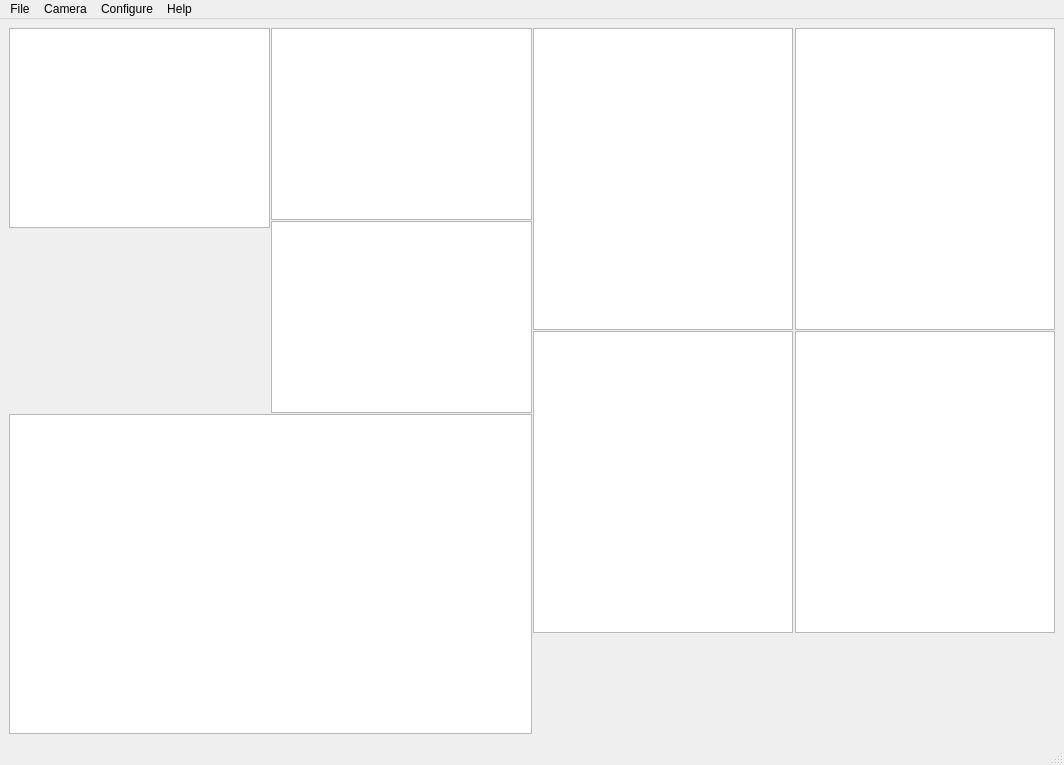
<?xml version="1.0" encoding="UTF-8"?>
<ui version="4.0">
 <class>MainWindow</class>
 <widget class="QMainWindow" name="MainWindow">
  <property name="geometry">
   <rect>
    <x>0</x>
    <y>0</y>
    <width>1064</width>
    <height>765</height>
   </rect>
  </property>
  <property name="windowTitle">
   <string>MainWindow</string>
  </property>
  <property name="unifiedTitleAndToolBarOnMac">
   <bool>true</bool>
  </property>
  <widget class="QWidget" name="centralwidget">
   <layout class="QHBoxLayout" name="horizontalLayout_5">
    <property name="spacing">
     <number>1</number>
    </property>
    <item>
     <layout class="QVBoxLayout" name="verticalLayout_4">
      <property name="spacing">
       <number>1</number>
      </property>
      <item>
       <layout class="QHBoxLayout" name="horizontalLayout_4">
        <property name="spacing">
         <number>1</number>
        </property>
        <item>
         <layout class="QVBoxLayout" name="verticalLayout_3">
          <item>
           <widget class="CameraPlotWidget" name="cameraPlot">
            <property name="minimumSize">
             <size>
              <width>250</width>
              <height>200</height>
             </size>
            </property>
           </widget>
          </item>
          <item>
           <spacer name="verticalSpacer">
            <property name="orientation">
             <enum>Qt::Vertical</enum>
            </property>
            <property name="sizeHint" stdset="0">
             <size>
              <width>20</width>
              <height>40</height>
             </size>
            </property>
           </spacer>
          </item>
         </layout>
        </item>
        <item>
         <layout class="QVBoxLayout" name="verticalLayout_2">
          <property name="spacing">
           <number>1</number>
          </property>
          <item>
           <widget class="Centroid1dPlotWidget" name="centroidXPlot">
            <property name="minimumSize">
             <size>
              <width>200</width>
              <height>150</height>
             </size>
            </property>
           </widget>
          </item>
          <item>
           <widget class="Centroid1dPlotWidget" name="centroidYPlot">
            <property name="minimumSize">
             <size>
              <width>200</width>
              <height>150</height>
             </size>
            </property>
           </widget>
          </item>
         </layout>
        </item>
       </layout>
      </item>
      <item>
       <widget class="CentroidScatterPlotWidget" name="scatterPlot">
        <property name="minimumSize">
         <size>
          <width>400</width>
          <height>300</height>
         </size>
        </property>
       </widget>
      </item>
     </layout>
    </item>
    <item>
     <layout class="QVBoxLayout" name="verticalLayout">
      <property name="spacing">
       <number>1</number>
      </property>
      <item>
       <layout class="QHBoxLayout" name="horizontalLayout_2">
        <property name="spacing">
         <number>2</number>
        </property>
        <item>
         <widget class="Psd1dPlotWidget" name="psd1dXPlot">
          <property name="minimumSize">
           <size>
            <width>250</width>
            <height>150</height>
           </size>
          </property>
         </widget>
        </item>
        <item>
         <widget class="Psd1dPlotWidget" name="psd1dYPlot">
          <property name="minimumSize">
           <size>
            <width>250</width>
            <height>150</height>
           </size>
          </property>
         </widget>
        </item>
       </layout>
      </item>
      <item>
       <layout class="QHBoxLayout" name="horizontalLayout">
        <property name="spacing">
         <number>2</number>
        </property>
        <item>
         <widget class="PsdWaterfallPlotWidget" name="psdWaterfallXPlot">
          <property name="minimumSize">
           <size>
            <width>250</width>
            <height>250</height>
           </size>
          </property>
         </widget>
        </item>
        <item>
         <widget class="PsdWaterfallPlotWidget" name="psdWaterfallYPlot">
          <property name="minimumSize">
           <size>
            <width>250</width>
            <height>250</height>
           </size>
          </property>
         </widget>
        </item>
       </layout>
      </item>
      <item>
       <layout class="QHBoxLayout" name="horizontalLayout_3">
        <property name="spacing">
         <number>2</number>
        </property>
        <item>
         <widget class="CameraControlWidget" name="cameraControl" native="true">
          <property name="minimumSize">
           <size>
            <width>0</width>
            <height>0</height>
           </size>
          </property>
          <property name="styleSheet">
           <string notr="true"/>
          </property>
         </widget>
        </item>
        <item>
         <widget class="CameraDataWidget" name="cameraData" native="true">
          <property name="minimumSize">
           <size>
            <width>100</width>
            <height>100</height>
           </size>
          </property>
          <property name="styleSheet">
           <string notr="true"/>
          </property>
         </widget>
        </item>
       </layout>
      </item>
     </layout>
    </item>
   </layout>
  </widget>
  <widget class="QMenuBar" name="menubar">
   <property name="geometry">
    <rect>
     <x>0</x>
     <y>0</y>
     <width>1064</width>
     <height>22</height>
    </rect>
   </property>
   <widget class="QMenu" name="menuFile">
    <property name="title">
     <string>File</string>
    </property>
    <addaction name="actionExit"/>
   </widget>
   <widget class="QMenu" name="menuHelp">
    <property name="title">
     <string>Help</string>
    </property>
    <addaction name="actionAbout"/>
   </widget>
   <widget class="QMenu" name="menuCamera">
    <property name="title">
     <string>Camera</string>
    </property>
   </widget>
   <widget class="QMenu" name="menuConfigure">
    <property name="title">
     <string>Configure</string>
    </property>
    <addaction name="actionCameraConfig"/>
    <addaction name="actionPlotsConfig"/>
    <addaction name="actionGeneralConfig"/>
   </widget>
   <addaction name="menuFile"/>
   <addaction name="menuCamera"/>
   <addaction name="menuConfigure"/>
   <addaction name="menuHelp"/>
  </widget>
  <widget class="QStatusBar" name="statusbar"/>
  <action name="actionExit">
   <property name="text">
    <string>Exit</string>
   </property>
   <property name="toolTip">
    <string>Exit the Program</string>
   </property>
   <property name="shortcut">
    <string>Meta+Q</string>
   </property>
  </action>
  <action name="actionAbout">
   <property name="text">
    <string>About</string>
   </property>
  </action>
  <action name="actionDummy">
   <property name="text">
    <string>Dummy</string>
   </property>
  </action>
  <action name="actionCameraConfig">
   <property name="text">
    <string>Camera</string>
   </property>
  </action>
  <action name="actionPlotsConfig">
   <property name="text">
    <string>Plots</string>
   </property>
  </action>
  <action name="actionGeneralConfig">
   <property name="text">
    <string>General</string>
   </property>
  </action>
 </widget>
 <customwidgets>
  <customwidget>
   <class>CameraControlWidget</class>
   <extends>QWidget</extends>
   <header>spot_motion_monitor.views.camera_control_widget</header>
   <container>1</container>
  </customwidget>
  <customwidget>
   <class>CameraPlotWidget</class>
   <extends>QGraphicsView</extends>
   <header>spot_motion_monitor.views.camera_plot_widget</header>
  </customwidget>
  <customwidget>
   <class>CameraDataWidget</class>
   <extends>QWidget</extends>
   <header>spot_motion_monitor.views.camera_data_widget</header>
   <container>1</container>
  </customwidget>
  <customwidget>
   <class>Centroid1dPlotWidget</class>
   <extends>QGraphicsView</extends>
   <header>spot_motion_monitor.views.centroid_1d_plot_widget</header>
  </customwidget>
  <customwidget>
   <class>CentroidScatterPlotWidget</class>
   <extends>QGraphicsView</extends>
   <header>spot_motion_monitor.views.centroid_scatter_plot_widget</header>
  </customwidget>
  <customwidget>
   <class>PsdWaterfallPlotWidget</class>
   <extends>QGraphicsView</extends>
   <header>spot_motion_monitor.views.psd_waterfall_plot_widget</header>
  </customwidget>
  <customwidget>
   <class>Psd1dPlotWidget</class>
   <extends>QGraphicsView</extends>
   <header>spot_motion_monitor.views.psd_1d_plot_widget</header>
  </customwidget>
 </customwidgets>
 <resources/>
 <connections/>
</ui>
